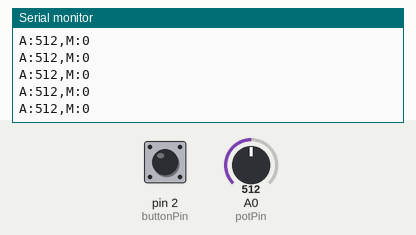
Bench run of a sketch on a simulated Arduino Uno, built with avr-gcc and run on an emulated ATmega328P. Parts: the last lines printed to the serial monitor. The inputs (shaded band) are chosen by the test bench; at power-on: A0 (potPin) = 512, pin 2 (buttonPin) HIGH.

Above: at 1.2 s.
1.3 s: A0 (potPin) set to 716
At 1.48 s:
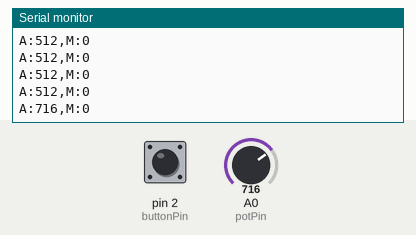
2.8 s: pin 2 (buttonPin) pulled LOW for 0.15 s
At 2.99 s:
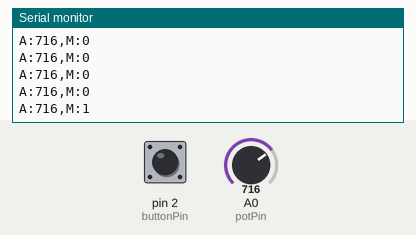
4.4 s: pin 2 (buttonPin) pulled LOW for 1 s
At 4.64 s:
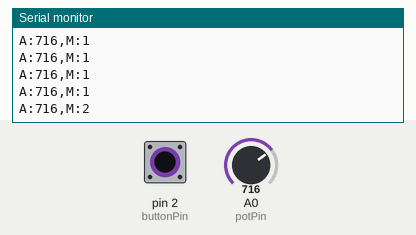
6.9 s: A0 (potPin) set to 900
At 6.9 s:
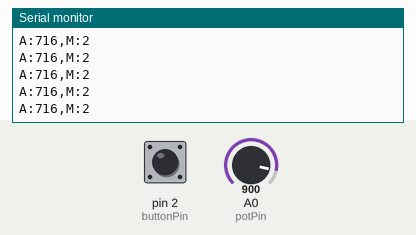
Timing chart, 0 to 9.4 s (numbered marks = the images above; inputs shaded):
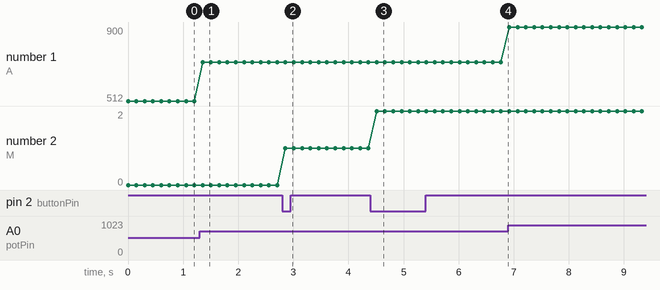

The sketch:

v2_terra_apocalypsis.ino
```cpp
const int potPin = A0;       // 可變電阻接 A0
const int buttonPin = 2;     // 按鈕接 D2

int mode = 0;
int lastButtonState = HIGH;
unsigned long lastDebounceTime = 0;
const unsigned long debounceDelay = 50;

void setup() {
  pinMode(buttonPin, INPUT_PULLUP);  // 使用內建上拉電阻
  Serial.begin(9600);                // 啟動序列傳輸
}

void loop() {
  // 讀取可變電阻
  int potValue = analogRead(potPin);  // 範圍 0~1023

  // 防彈跳邏輯處理按鈕
  int buttonState = digitalRead(buttonPin);
  if (buttonState == LOW && lastButtonState == HIGH && (millis() - lastDebounceTime) > debounceDelay) {
    mode = (mode + 1) % 3;  // 模式循環：0 → 1 → 2 → 0
    lastDebounceTime = millis();
  }
  lastButtonState = buttonState;

  // 輸出格式為 A:數值,M:數值，例如 A:512,M:1
  Serial.print("A:");
  Serial.print(potValue);
  Serial.print(",M:");
  Serial.println(mode);

  delay(150);  // 降低傳送頻率，避免瀏覽器負載過重
}
```

Measured:
- after the input at 1.3 s, the serial monitor: prints a new line after 0.05 s (image 1)
- after the input at 2.8 s, the serial monitor: prints a new line after 0.06 s (image 2)
- after the input at 4.4 s, the serial monitor: prints a new line after 0.11 s (image 3)
- plotted number 1: 512 → 716 after the input at 1.3 s, 716 → 900 after the input at 6.9 s
- plotted number 2: 0 → 1 after the input at 2.8 s, 1 → 2 after the input at 4.4 s
